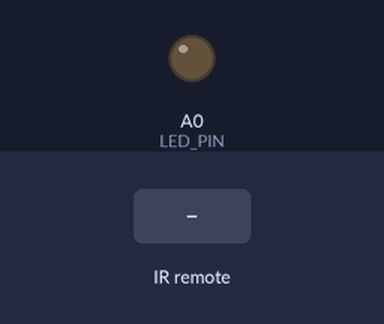
A sketch run on a simulated Arduino Uno, built with avr-gcc and run on an emulated ATmega328P. Shown: output pins drawn as LEDs (lit = HIGH). The test bench sets the inputs (shaded band).

Above: at 1.2 s.
1.3 s: infrared code 0xBA45FF00 received
At 1.8 s:
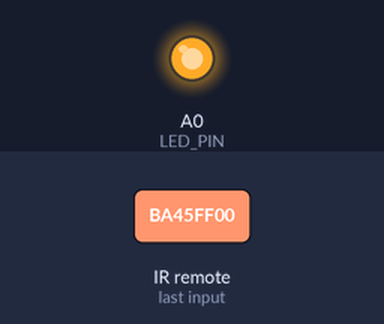
Timing chart, 0 to 4.3 s (numbered marks = the images above; inputs shaded):
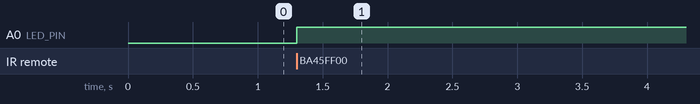

The sketch:

SimpleIRExample.ino
```cpp
#include <IRremote.h>

// Place the code from whichever button you want here
// You can find the code by switching which function is enabled in loop()
#define POWER 3125149440

// If IR receiver's data pin is on A1
const int RECV_PIN = A1;
// If LED is on A0
const int LED_PIN = A0;

void setup(){
  Serial.begin(9600);
  IrReceiver.begin(RECV_PIN, ENABLE_LED_FEEDBACK);
  IrReceiver.enableIRIn();
  IrReceiver.blink13(true);
}

void loop(){
  // To actually turn on/off the LED
  ControlLED();
  // To print out any received codes so you can record your remotes codes
  // PrintCodes();
}

void ControlLED() {
  if (IrReceiver.decode()){
    if (IrReceiver.decodedIRData.decodedRawData == POWER) {
      analogWrite(LED_PIN, 255);
    }
    IrReceiver.resume();
  }
}

void PrintCodes() {
  if (IrReceiver.decode()){
    Serial.println(IrReceiver.decodedIRData.decodedRawData);
    IrReceiver.resume();
  }
}
```

Measured:
- after the input at 1.3 s, A0 (LED_PIN): LOW → HIGH at once
